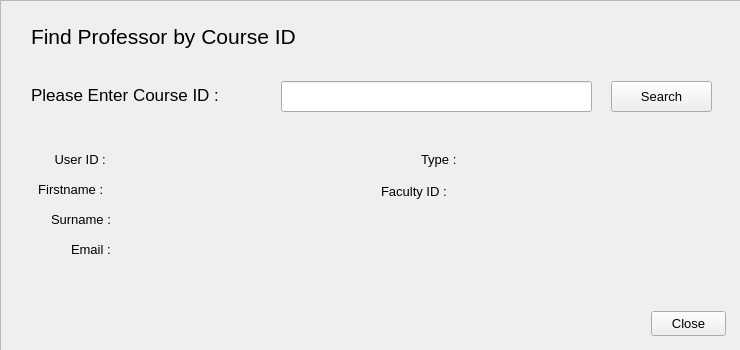
<?xml version="1.0" encoding="UTF-8"?>
<ui version="4.0">
 <class>Form</class>
 <widget class="QWidget" name="Form">
  <property name="geometry">
   <rect>
    <x>0</x>
    <y>0</y>
    <width>740</width>
    <height>350</height>
   </rect>
  </property>
  <property name="windowTitle">
   <string>Form</string>
  </property>
  <widget class="QScrollArea" name="addressEdit">
   <property name="geometry">
    <rect>
     <x>0</x>
     <y>0</y>
     <width>741</width>
     <height>351</height>
    </rect>
   </property>
   <property name="font">
    <font>
     <pointsize>13</pointsize>
    </font>
   </property>
   <property name="verticalScrollBarPolicy">
    <enum>Qt::ScrollBarAlwaysOff</enum>
   </property>
   <property name="horizontalScrollBarPolicy">
    <enum>Qt::ScrollBarAlwaysOff</enum>
   </property>
   <property name="widgetResizable">
    <bool>true</bool>
   </property>
   <widget class="QWidget" name="scrollAreaWidgetContents">
    <property name="geometry">
     <rect>
      <x>0</x>
      <y>0</y>
      <width>739</width>
      <height>349</height>
     </rect>
    </property>
    <widget class="QLabel" name="barLabel">
     <property name="geometry">
      <rect>
       <x>0</x>
       <y>-10</y>
       <width>5</width>
       <height>13</height>
      </rect>
     </property>
     <property name="text">
      <string/>
     </property>
    </widget>
    <widget class="QLabel" name="label">
     <property name="geometry">
      <rect>
       <x>30</x>
       <y>20</y>
       <width>351</width>
       <height>31</height>
      </rect>
     </property>
     <property name="font">
      <font>
       <pointsize>16</pointsize>
      </font>
     </property>
     <property name="text">
      <string>Find Professor by Course ID</string>
     </property>
    </widget>
    <widget class="QLabel" name="label_2">
     <property name="geometry">
      <rect>
       <x>30</x>
       <y>83</y>
       <width>241</width>
       <height>21</height>
      </rect>
     </property>
     <property name="text">
      <string>Please Enter Course ID :</string>
     </property>
    </widget>
    <widget class="QLineEdit" name="courseID">
     <property name="geometry">
      <rect>
       <x>280</x>
       <y>80</y>
       <width>311</width>
       <height>31</height>
      </rect>
     </property>
     <property name="font">
      <font>
       <pointsize>11</pointsize>
      </font>
     </property>
    </widget>
    <widget class="QPushButton" name="searchButton">
     <property name="geometry">
      <rect>
       <x>610</x>
       <y>80</y>
       <width>101</width>
       <height>31</height>
      </rect>
     </property>
     <property name="font">
      <font>
       <pointsize>10</pointsize>
      </font>
     </property>
     <property name="text">
      <string>Search</string>
     </property>
    </widget>
    <widget class="QPushButton" name="closeButton">
     <property name="geometry">
      <rect>
       <x>650</x>
       <y>310</y>
       <width>75</width>
       <height>25</height>
      </rect>
     </property>
     <property name="font">
      <font>
       <pointsize>10</pointsize>
      </font>
     </property>
     <property name="text">
      <string>Close</string>
     </property>
    </widget>
    <widget class="QLabel" name="label_3">
     <property name="geometry">
      <rect>
       <x>50</x>
       <y>150</y>
       <width>71</width>
       <height>16</height>
      </rect>
     </property>
     <property name="font">
      <font>
       <pointsize>10</pointsize>
      </font>
     </property>
     <property name="text">
      <string> User ID :</string>
     </property>
    </widget>
    <widget class="QLabel" name="label_4">
     <property name="geometry">
      <rect>
       <x>30</x>
       <y>180</y>
       <width>101</width>
       <height>16</height>
      </rect>
     </property>
     <property name="font">
      <font>
       <pointsize>10</pointsize>
      </font>
     </property>
     <property name="text">
      <string>  Firstname :</string>
     </property>
    </widget>
    <widget class="QLabel" name="label_5">
     <property name="geometry">
      <rect>
       <x>50</x>
       <y>210</y>
       <width>91</width>
       <height>16</height>
      </rect>
     </property>
     <property name="font">
      <font>
       <pointsize>10</pointsize>
      </font>
     </property>
     <property name="text">
      <string>Surname :</string>
     </property>
    </widget>
    <widget class="QLabel" name="label_7">
     <property name="geometry">
      <rect>
       <x>70</x>
       <y>240</y>
       <width>61</width>
       <height>16</height>
      </rect>
     </property>
     <property name="font">
      <font>
       <pointsize>10</pointsize>
      </font>
     </property>
     <property name="text">
      <string>Email :</string>
     </property>
    </widget>
    <widget class="QLabel" name="label_9">
     <property name="geometry">
      <rect>
       <x>420</x>
       <y>150</y>
       <width>51</width>
       <height>16</height>
      </rect>
     </property>
     <property name="font">
      <font>
       <pointsize>10</pointsize>
      </font>
     </property>
     <property name="text">
      <string>Type :</string>
     </property>
    </widget>
    <widget class="QLabel" name="label_10">
     <property name="geometry">
      <rect>
       <x>380</x>
       <y>180</y>
       <width>91</width>
       <height>21</height>
      </rect>
     </property>
     <property name="font">
      <font>
       <pointsize>10</pointsize>
      </font>
     </property>
     <property name="text">
      <string>Faculty ID :</string>
     </property>
    </widget>
    <widget class="QLabel" name="userID">
     <property name="geometry">
      <rect>
       <x>130</x>
       <y>150</y>
       <width>231</width>
       <height>16</height>
      </rect>
     </property>
     <property name="font">
      <font>
       <pointsize>10</pointsize>
      </font>
     </property>
     <property name="text">
      <string/>
     </property>
    </widget>
    <widget class="QLabel" name="firstName">
     <property name="geometry">
      <rect>
       <x>130</x>
       <y>180</y>
       <width>231</width>
       <height>16</height>
      </rect>
     </property>
     <property name="font">
      <font>
       <pointsize>10</pointsize>
      </font>
     </property>
     <property name="text">
      <string/>
     </property>
    </widget>
    <widget class="QLabel" name="surName">
     <property name="geometry">
      <rect>
       <x>130</x>
       <y>210</y>
       <width>231</width>
       <height>16</height>
      </rect>
     </property>
     <property name="font">
      <font>
       <pointsize>10</pointsize>
      </font>
     </property>
     <property name="text">
      <string/>
     </property>
    </widget>
    <widget class="QLabel" name="eMail">
     <property name="geometry">
      <rect>
       <x>130</x>
       <y>240</y>
       <width>231</width>
       <height>16</height>
      </rect>
     </property>
     <property name="font">
      <font>
       <pointsize>10</pointsize>
      </font>
     </property>
     <property name="text">
      <string/>
     </property>
    </widget>
    <widget class="QLabel" name="type">
     <property name="geometry">
      <rect>
       <x>480</x>
       <y>150</y>
       <width>221</width>
       <height>16</height>
      </rect>
     </property>
     <property name="font">
      <font>
       <pointsize>10</pointsize>
      </font>
     </property>
     <property name="text">
      <string/>
     </property>
    </widget>
    <widget class="QLabel" name="facultyID">
     <property name="geometry">
      <rect>
       <x>480</x>
       <y>185</y>
       <width>221</width>
       <height>16</height>
      </rect>
     </property>
     <property name="font">
      <font>
       <pointsize>10</pointsize>
      </font>
     </property>
     <property name="text">
      <string/>
     </property>
    </widget>
   </widget>
  </widget>
 </widget>
 <resources/>
 <connections/>
</ui>
